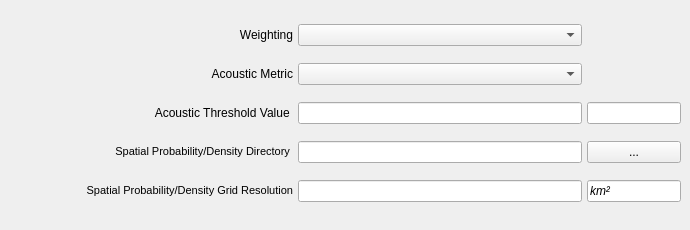
     <widget class="QWidget" name="tab_5">
      <attribute name="title">
       <string>Species Properties</string>
      </attribute>
      <widget class="QWidget" name="layoutWidget">
       <property name="geometry">
        <rect>
         <x>10</x>
         <y>10</y>
         <width>671</width>
         <height>211</height>
        </rect>
       </property>
       <layout class="QGridLayout" name="gridLayout_3" columnstretch="3,3,1">
        <property name="horizontalSpacing">
         <number>5</number>
        </property>
        <property name="verticalSpacing">
         <number>3</number>
        </property>
        <item row="0" column="0">
         <widget class="QLabel" name="label_19">
          <property name="toolTip">
           <string>&lt;html&gt;&lt;head/&gt;&lt;body&gt;&lt;p&gt;&lt;span style=&quot; font-weight:400;&quot;&gt;Selects the weighting to use for analysis&lt;/span&gt;&lt;/p&gt;&lt;/body&gt;&lt;/html&gt;</string>
          </property>
          <property name="whatsThis">
           <string>&lt;html&gt;&lt;head/&gt;&lt;body&gt;&lt;p&gt;Select the method of determining the acoustic value to use. &lt;/p&gt;&lt;/body&gt;&lt;/html&gt;</string>
          </property>
          <property name="text">
           <string>&lt;html&gt;&lt;head/&gt;&lt;body&gt;&lt;p align=&quot;right&quot;&gt;Weighting&lt;/p&gt;&lt;/body&gt;&lt;/html&gt;</string>
          </property>
         </widget>
        </item>
        <item row="0" column="1">
         <widget class="QComboBox" name="paracousti_weighting_combobox">
          <property name="sizePolicy">
           <sizepolicy hsizetype="Preferred" vsizetype="Fixed">
            <horstretch>0</horstretch>
            <verstretch>0</verstretch>
           </sizepolicy>
          </property>
          <property name="font">
           <font>
            <pointsize>8</pointsize>
            <weight>50</weight>
            <bold>false</bold>
           </font>
          </property>
         </widget>
        </item>
        <item row="1" column="0">
         <widget class="QLabel" name="label_18">
          <property name="toolTip">
           <string>&lt;html&gt;&lt;head/&gt;&lt;body&gt;&lt;p&gt;&lt;span style=&quot; font-weight:400;&quot;&gt;Acoustic Metric Selection&lt;/span&gt;&lt;/p&gt;&lt;p&gt;&lt;span style=&quot; font-weight:400;&quot;&gt;Varies based on weighting and parAcousti .nc file&lt;/span&gt;&lt;/p&gt;&lt;/body&gt;&lt;/html&gt;</string>
          </property>
          <property name="whatsThis">
           <string>&lt;html&gt;&lt;head/&gt;&lt;body&gt;&lt;p&gt;Select the method of determining the acoustic value to use. &lt;/p&gt;&lt;/body&gt;&lt;/html&gt;</string>
          </property>
          <property name="text">
           <string>&lt;html&gt;&lt;head/&gt;&lt;body&gt;&lt;p align=&quot;right&quot;&gt;Acoustic Metric&lt;/p&gt;&lt;/body&gt;&lt;/html&gt;</string>
          </property>
         </widget>
        </item>
        <item row="1" column="1">
         <widget class="QComboBox" name="paracousti_metric_selection_combobox">
          <property name="font">
           <font>
            <pointsize>8</pointsize>
            <weight>50</weight>
            <bold>false</bold>
           </font>
          </property>
         </widget>
        </item>
        <item row="2" column="0">
         <widget class="QLabel" name="label_65">
          <property name="toolTip">
           <string>&lt;html&gt;&lt;head/&gt;&lt;body&gt;&lt;p&gt;Acoustic Threshold Value&lt;/p&gt;&lt;p&gt;&lt;span style=&quot; font-weight:400;&quot;&gt;numeric threshold with units specified&lt;/span&gt;&lt;/p&gt;&lt;/body&gt;&lt;/html&gt;</string>
          </property>
          <property name="whatsThis">
           <string>&lt;html&gt;&lt;head/&gt;&lt;body&gt;&lt;p&gt;&lt;span style=&quot; font-weight:400;&quot;&gt;Select acoustic threshold file&lt;/span&gt;&lt;/p&gt;&lt;/body&gt;&lt;/html&gt;</string>
          </property>
          <property name="text">
           <string>&lt;html&gt;&lt;head/&gt;&lt;body&gt;&lt;p align=&quot;right&quot;&gt;Acoustic Threshold Value &lt;/p&gt;&lt;/body&gt;&lt;/html&gt;</string>
          </property>
          <property name="wordWrap">
           <bool>true</bool>
          </property>
         </widget>
        </item>
        <item row="2" column="1">
         <widget class="QLineEdit" name="paracousti_threshold_value">
          <property name="font">
           <font>
            <pointsize>8</pointsize>
            <weight>50</weight>
            <bold>false</bold>
           </font>
          </property>
          <property name="text">
           <string/>
          </property>
          <property name="readOnly">
           <bool>false</bool>
          </property>
         </widget>
        </item>
        <item row="2" column="2">
         <widget class="QLineEdit" name="paracousti_threshold_units">
          <property name="enabled">
           <bool>true</bool>
          </property>
          <property name="font">
           <font>
            <pointsize>8</pointsize>
            <weight>50</weight>
            <italic>true</italic>
            <bold>false</bold>
           </font>
          </property>
          <property name="readOnly">
           <bool>true</bool>
          </property>
         </widget>
        </item>
        <item row="3" column="0">
         <widget class="QLabel" name="label_66">
          <property name="sizePolicy">
           <sizepolicy hsizetype="Preferred" vsizetype="Preferred">
            <horstretch>0</horstretch>
            <verstretch>0</verstretch>
           </sizepolicy>
          </property>
          <property name="toolTip">
           <string>&lt;html&gt;&lt;head/&gt;&lt;body&gt;&lt;p&gt;&lt;span style=&quot; font-weight:400;&quot;&gt;[Optional]&lt;/span&gt;&lt;/p&gt;&lt;p&gt;&lt;span style=&quot; font-weight:400;&quot;&gt;Directory of csv or GeoTIFF files containing species probability and/or denisty files.&lt;/span&gt;&lt;/p&gt;&lt;/body&gt;&lt;/html&gt;</string>
          </property>
          <property name="whatsThis">
           <string>&lt;html&gt;&lt;head/&gt;&lt;body&gt;&lt;p&gt;&lt;span style=&quot; font-weight:400;&quot;&gt;Select directory of species probability and density files&lt;/span&gt;&lt;/p&gt;&lt;/body&gt;&lt;/html&gt;</string>
          </property>
          <property name="text">
           <string>&lt;html&gt;&lt;head/&gt;&lt;body&gt;&lt;p align=&quot;right&quot;&gt;&lt;span style=&quot; font-size:8pt;&quot;&gt;Spatial Probability/Density Directory &lt;/span&gt;&lt;/p&gt;&lt;/body&gt;&lt;/html&gt;</string>
          </property>
          <property name="wordWrap">
           <bool>true</bool>
          </property>
         </widget>
        </item>
        <item row="3" column="1">
         <widget class="QLineEdit" name="paracousti_species_directory">
          <property name="font">
           <font>
            <pointsize>8</pointsize>
            <weight>50</weight>
            <bold>false</bold>
           </font>
          </property>
          <property name="text">
           <string/>
          </property>
          <property name="readOnly">
           <bool>true</bool>
          </property>
         </widget>
        </item>
        <item row="3" column="2">
         <widget class="QPushButton" name="paracousti_species_directory_button">
          <property name="text">
           <string>...</string>
          </property>
         </widget>
        </item>
        <item row="4" column="0">
         <widget class="QLabel" name="label_67">
          <property name="toolTip">
           <string>&lt;html&gt;&lt;head/&gt;&lt;body&gt;&lt;p&gt;&lt;span style=&quot; font-weight:400;&quot;&gt;[Optional]&lt;/span&gt;&lt;/p&gt;&lt;p&gt;&lt;span style=&quot; font-weight:400;&quot;&gt;species file averaged area (km2)&lt;/span&gt;&lt;/p&gt;&lt;/body&gt;&lt;/html&gt;</string>
          </property>
          <property name="whatsThis">
           <string>&lt;html&gt;&lt;head/&gt;&lt;body&gt;&lt;p&gt;&lt;span style=&quot; font-weight:400;&quot;&gt;Select acoustic threshold file&lt;/span&gt;&lt;/p&gt;&lt;/body&gt;&lt;/html&gt;</string>
          </property>
          <property name="text">
           <string>&lt;html&gt;&lt;head/&gt;&lt;body&gt;&lt;p align=&quot;right&quot;&gt;&lt;span style=&quot; font-size:8pt;&quot;&gt;Spatial Probability/Density Grid Resolution&lt;/span&gt;&lt;/p&gt;&lt;/body&gt;&lt;/html&gt;</string>
          </property>
          <property name="wordWrap">
           <bool>true</bool>
          </property>
         </widget>
        </item>
        <item row="4" column="1">
         <widget class="QLineEdit" name="paracousti_species_grid_resolution">
          <property name="font">
           <font>
            <pointsize>8</pointsize>
            <weight>50</weight>
            <bold>false</bold>
           </font>
          </property>
          <property name="text">
           <string/>
          </property>
          <property name="readOnly">
           <bool>false</bool>
          </property>
         </widget>
        </item>
        <item row="4" column="2">
         <widget class="QLineEdit" name="lineEdit_2">
          <property name="enabled">
           <bool>true</bool>
          </property>
          <property name="font">
           <font>
            <pointsize>9</pointsize>
            <weight>50</weight>
            <italic>true</italic>
            <bold>false</bold>
           </font>
          </property>
          <property name="text">
           <string>km²</string>
          </property>
          <property name="readOnly">
           <bool>true</bool>
          </property>
         </widget>
        </item>
       </layout>
      </widget>
     </widget>
